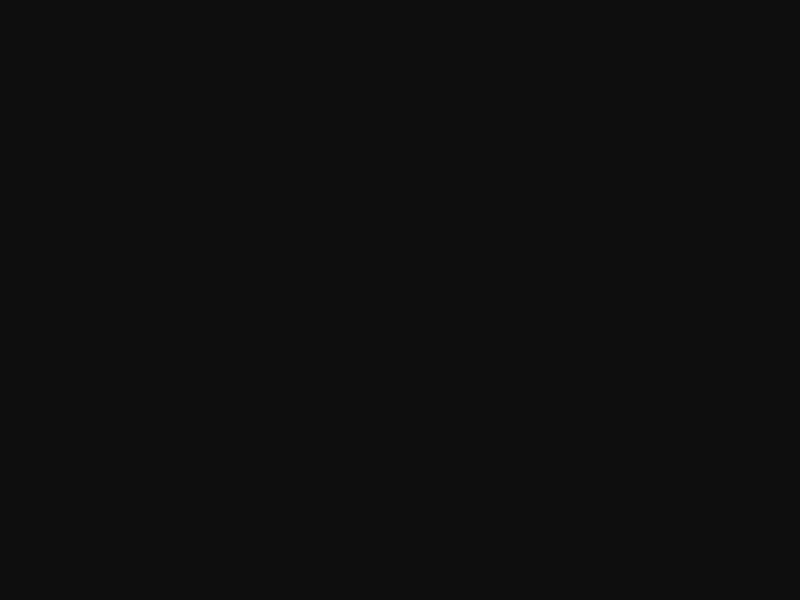
Frame 1 (no input)
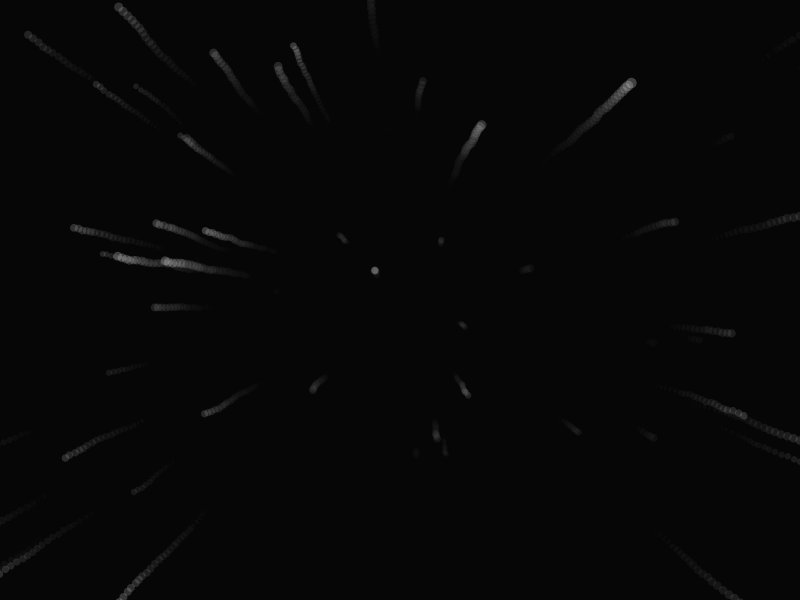
Frame 60 (the mouse pressed at the canvas centre just before this capture)
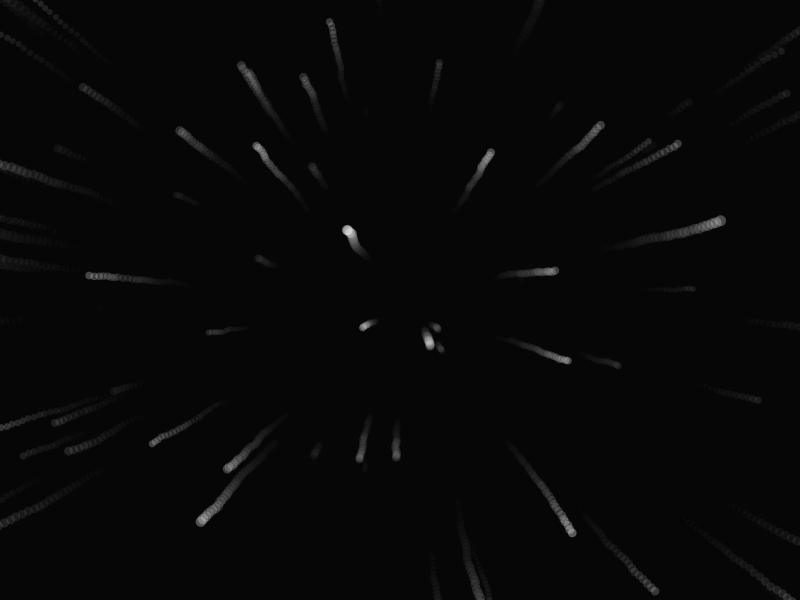
Frame 120 (the mouse held since frame 60 and released just before this capture)

The Processing sketch that drew these frames (run headless with seeded random() and noise(); from frame 60 on, the mouse is pressed at the canvas centre):

// Processing sketch: stars
// ── stars.pde
float ACCELLERATION = 1.015;
boolean moving = true;

int timer;
int newDot = 0;
Dot[] dots = new Dot[1024];

void setup() {
  // fullScreen();
  size(800,600);
  noStroke();
  noCursor();
  background(15);
}

void draw() {
  fill(0, 0, 0, 20); // determines fade
  rect(0, 0, width, height);
  updateDots();
  drawDots();

  // once per .5 seconds
  if (millis() - timer >= 1) {
    generateDot();
    timer = millis();
  }
}

void generateDot() {
  if (!moving) return;
  Dot d = new Dot();
  d.x = width/2 + random(-1, 1)*320;
  d.y = height/2 + random(-1, 1)*180;
  d.velocity = ACCELLERATION; // random(25, 60)/60;
  d.radius = random(5, 8);
  d.fill = color(255, 255, 255, 0);

  dots[newDot] = d;
  newDot = (newDot+1) % dots.length;
}

void updateDots() {
  if (!moving) return;
  for (int i = 0; i < dots.length; i++) {
    if (dots[i] != null) {
      dots[i].x = (dots[i].x - width/2) * dots[i].velocity + width/2 + random(-1,1);
      dots[i].y = (dots[i].y - height/2) * dots[i].velocity + height/2 + random(-1,1);
      color old = dots[i].fill;
      dots[i].fill = color(red(old), green(old), blue(old), alpha(old)+1);
      // dots[i].velocity = ACCELLERATION;
      if (moving) dots[i].radius *= 1.005;
    }
  }
}

void drawDots() {
  for (int i = 0; i < dots.length; i++) {
    if (dots[i] != null) {
      fill(dots[i].fill);
      ellipse(dots[i].x, dots[i].y, dots[i].radius, dots[i].radius);
    }
  }
}

void mousePressed() {

}

void keyPressed() {
  if (key == 's') {
    moving = !moving;
  } else if (key == 'r') {
    background(15);
    moving = true;
    for (int i = 0; i < dots.length; i++) {
      dots[i] = null;
    }
  }
}

class Dot {
  float x;
  float y;
  float velocity;
  float radius;
  color fill;
}
